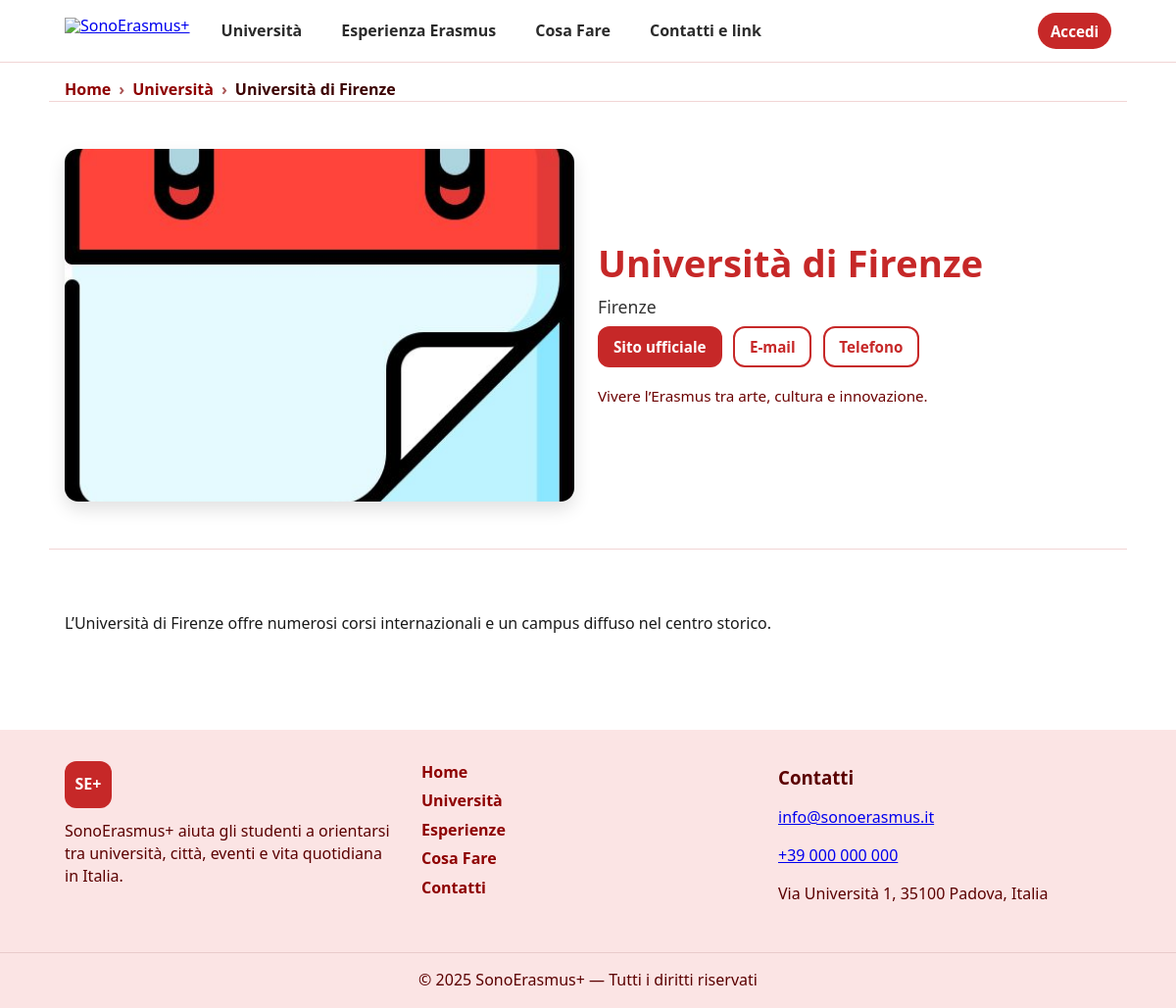
Screenshot of /app/universita_dettaglio.php?id=2 with the database file from the repository.
### tables this page shows
CREATE TABLE IF NOT EXISTS universities (
  id INT AUTO_INCREMENT PRIMARY KEY,
  name VARCHAR(120) NOT NULL,
  slug VARCHAR(140) NOT NULL UNIQUE,
  city VARCHAR(100) NOT NULL,
  website VARCHAR(200),
  email VARCHAR(200),
  phone VARCHAR(40),
  cover_image VARCHAR(200),      
  short_desc VARCHAR(300),      
  long_desc MEDIUMTEXT,         
  created_at TIMESTAMP DEFAULT CURRENT_TIMESTAMP
);

### app/config.php (called while the page is built, shortened)
<?php
function h($s){ return htmlspecialchars($s ?? '', ENT_QUOTES, 'UTF-8'); }

### app/universita_dettaglio.php (the view, shortened to what this page needs)
<?php
require _DIR_ . '/config.php';
$id = intval($_GET['id'] ?? 0);
$stmt = $mysqli->prepare("SELECT * FROM universities WHERE id=?");
$stmt->bind_param("i", $id);
$stmt->execute();
$uni = $stmt->get_result()->fetch_assoc();
?>
<!DOCTYPE html>
<html lang="it">
<head>
  <link rel="stylesheet" href="assets/css/style.css" />
</head>
<body>
  <header class="site-header" role="banner" id="siteHeader">
    <div class="header-inner">
      <a class="brand" href="index.html#home" aria-label="Vai alla pagina iniziale">
        <img class="brand-logo" src="assets/img/logo-se.svg" alt="SonoErasmus+">
      </a>
      <nav class="desktop-nav" aria-label="Menu principale">
        <a href="universita.html">Università</a>
        <a href="esperienze.html">Esperienza Erasmus</a>
        <a href="cosafare.html">Cosa Fare</a>
        <a href="contatti.html">Contatti e link</a>
      </nav>
      <div class="auth-actions">
        <a class="btn-login" href="app/login.php" aria-label="Accedi">Accedi</a>
      </div>
    </div>
  </header>
  <main role="main">
    <nav class="breadcrumb" aria-label="briciole di pane">
      <ol>
        <li><a href="index.html#home">Home</a></li>
        <li><a href="universita.html">Università</a></li>
        <li aria-current="page"><?= h($uni['name']) ?></li>
      </ol>
    </nav>
    <section class="section">
      <article class="uni-hero">
        <figure class="uni-cover-wrap">
          <img class="uni-cover" src="<?= h($uni['cover_image']) ?>" alt="<?= h($uni['name']) ?>">
        </figure>
        <div class="uni-meta">
          <h1 class="hero-title" style="text-align:left"><?= h($uni['name']) ?></h1>
          <?php if (!empty($uni['city'])): ?>
            <p class="hero-subtitle" style="margin-top:.25rem"><?= h($uni['city']) ?></p>
          <?php endif; ?>
          <div class="uni-links">
            <?php if (!empty($uni['website'])): ?>
              <a class="btn-red" href="<?= h($uni['website']) ?>" target="_blank" rel="noopener">Sito ufficiale</a>
            <?php endif; ?>
            <?php if (!empty($uni['email'])): ?>
              <a class="btn-outline" href="mailto:<?= h($uni['email']) ?>">E‑mail</a>
            <?php endif; ?>
            <?php if (!empty($uni['phone'])): ?>
              <a class="btn-outline" href="tel:<?= h($uni['phone']) ?>">Telefono</a>
            <?php endif; ?>
          </div>
          <?php if (!empty($uni['short_desc'])): ?>
            <p style="margin-top:.75rem"><?= h($uni['short_desc']) ?></p>
          <?php endif; ?>
        </div>
      </article>
    </section>
    <?php if (!empty($uni['long_desc'])): ?>
      <section class="section">
        <?= $uni['long_desc'] ?>
      </section>
    <?php endif; ?>
  </main>
  <footer class="site-footer" role="contentinfo">
    <div class="footer-inner">
      <div class="footer-brand">
        <div class="footer-logo" aria-hidden="true">SE+</div>
        <p class="footer-desc">
          SonoErasmus+ aiuta gli studenti a orientarsi tra università, città, eventi e vita quotidiana in Italia.
        </p>
      </div>
      <nav class="footer-links" aria-label="Collegamenti">
        <a href="index.html#home">Home</a>
        <a href="universita.html">Università</a>
        <a href="esperienze.html">Esperienze</a>
        <a href="cosafare.html">Cosa Fare</a>
        <a href="contatti.html">Contatti</a>
      </nav>
      <div class="footer-contact">
        <h3 class="footer-title">Contatti</h3>
        <p><a href="mailto:info@sonoerasmus.it">info@sonoerasmus.it</a></p>
        <p><a href="tel:+39000000000">+39 000 000 000</a></p>
        <p>Via Università 1, 35100 Padova, Italia</p>
      </div>
    </div>
    <div class="footer-bottom">© <?= date('Y') ?> SonoErasmus+ — Tutti i diritti riservati</div>
  </footer>
</body>
</html>

### assets/css/style.css (style rules this page uses)
* { box-sizing:border-box }
html { scroll-behavior:smooth }
body { margin:0;font-family:system-ui,-apple-system,"Segoe UI",Roboto,Arial,sans-serif;color:#1a1a1a;line-height:1.45;background:#fff }
:root { --red-main:#c62828; --red-dark:#8e0000; --red-50:#fff5f5; --red-100:#fde8e8; --red-200:#fbd1d1; --focus:#b71c1c; --shadow:0 8px 28px rgba(0,0,0,.12); --container:1100px; --header-bg:#ffffffF2; --header-bg-scrolled:#fbe4e4F2; }
.site-header { position:sticky;top:0;z-index:1000;background:var(--header-bg);border-bottom:1px solid #f1d5d5;backdrop-filter:saturate(160%) blur(8px) }
.header-inner { max-width:var(--container); margin:0 auto; padding:.5rem .5rem; display:grid; grid-template-columns:auto 1fr auto; align-items:center; gap:.5rem; }
.brand { grid-column:2;justify-self:center;line-height:1 }
.brand-logo { display:block;height:28px;width:auto }
.auth-actions { grid-column:3;justify-self:end }
.desktop-nav { display:none }
.btn-login { display:inline-block;text-decoration:none;font-weight:800;background:var(--red-main);color:#fff;padding:.45rem .8rem;border-radius:999px;font-size:.95rem }
@media (min-width:981px) { .header-inner { display:flex; align-items:center; gap:.75rem; max-width:var(--container); padding:.75rem 1rem; } }
@media (min-width:981px) { .brand { margin-right:.5rem } }
@media (min-width:981px) { .desktop-nav { display:flex;gap:1rem;align-items:center } }
@media (min-width:981px) { .auth-actions { margin-left:auto } }
@media (min-width:981px) { .desktop-nav a { text-decoration:none;color:#2b2b2b;font-weight:800; padding:.5rem .75rem;border-radius:12px; } }
.hero-title { font-size:clamp(1.6rem,4.2vw,2.4rem);margin:.45rem 0 .2rem;font-weight:900;color:var(--red-main) }
.hero-subtitle { max-width:820px;margin:0 auto;font-size:clamp(.95rem,2.3vw,1.1rem);color:#333 }
.section { max-width:var(--container);margin:0 auto;padding:3rem 1rem;border-top:1px solid #f1d5d5 }
.site-footer { background:#fbe4e4;color:#8e0000;margin-top:2rem }
.footer-inner { max-width:var(--container);margin:0 auto;padding:2rem 1rem;display:grid;gap:1.5rem;grid-template-columns:repeat(3,minmax(0,1fr)) }
.footer-logo { width:48px;height:48px;border-radius:12px;background:#c62828;color:#fff;display:grid;place-items:center;font-weight:900 }
.footer-desc { margin:.75rem 0 0;color:#5b0000 }
.footer-links { display:grid;gap:.4rem;align-content:start }
.footer-links a { color:#8e0000;text-decoration:none;font-weight:800 }
.footer-contact { color:#5b0000 }
.footer-title { margin:.2rem 0 .6rem }
.footer-bottom { border-top:1px solid #e9caca;text-align:center;padding:1rem;color:#5b0000 }
.breadcrumb { display:flex; flex-wrap:wrap; align-items:center; gap:.45rem; margin:.25rem 0 1rem; font-weight:800; color:var(--red-dark); }
.breadcrumb a { color:var(--red-dark); text-decoration:none }
.breadcrumb { max-width:var(--container);margin:0 auto;padding:1rem 1rem 0 }
.breadcrumb ol { list-style:none;margin:0;padding:0;display:flex;flex-wrap:wrap;gap:.5rem;color:#6b0000 }
.breadcrumb a { color:var(--red-dark);text-decoration:none;font-weight:800 }
.breadcrumb li::after { content:"›";margin-left:.5rem;color:#a55 }
.breadcrumb li:last-child::after { content:"" }
.breadcrumb [aria-current="page"] { font-weight:900;color:#3b0000 }
.uni-meta { margin:0;color:#6b0000;font-size:.95rem }
.btn-red { display: inline-block;background: #c62828;color: #fff;padding: 0.8rem 1.6rem;font-weight: bold;text-decoration: none;border-radius: 8px;transition: background 0.3s ease; }
body { width: 100%; overflow-x: hidden; }
*, *::before, *::after { box-sizing: border-box; }
img, svg, video, canvas { max-width: 100%; height: auto; display: block; }

### app/universita_dettaglio.php (style rules this page uses)
.uni-hero { display:grid; grid-template-columns:minmax(0,520px) 1fr; gap:1.5rem; align-items:center; }
.uni-cover-wrap { margin:0 }
.uni-cover { width:100%; border-radius:14px; box-shadow:0 8px 18px rgba(0,0,0,.12); object-fit:cover; max-height:360px; }
.uni-meta .btn-red { display:inline-block; background:var(--red-main); color:#fff; padding:.6rem 1rem; border-radius:12px; text-decoration:none; font-weight:800; margin:.4rem .5rem .4rem 0; }
.uni-meta .btn-outline { display:inline-block; border:2px solid var(--red-main); color:var(--red-main); padding:.5rem .9rem; border-radius:12px; text-decoration:none; font-weight:800; margin:.4rem .5rem .4rem 0; }

### rows the page displays
universities: name "Università di Firenze", cover_image (picture), city "Firenze", short_desc "Vivere l’Erasmus tra arte, cultura e innovazione.", long_desc "L’Università di Firenze offre numerosi corsi internazionali e un campus diffuso nel centro storico."
